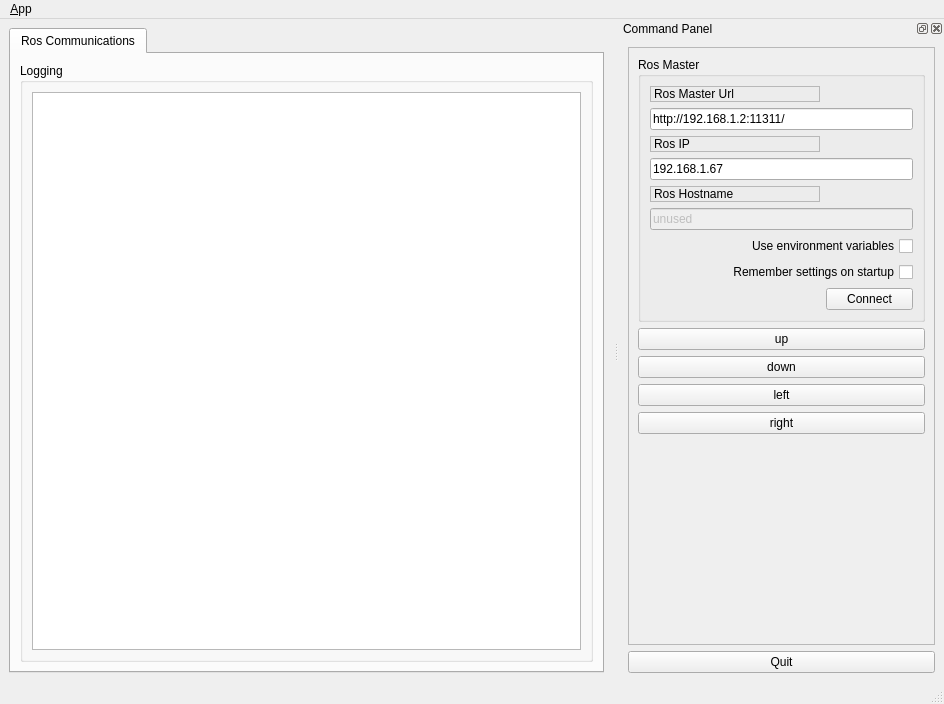
<?xml version="1.0" encoding="UTF-8"?>
<ui version="4.0">
 <class>MainWindowDesign</class>
 <widget class="QMainWindow" name="MainWindowDesign">
  <property name="geometry">
   <rect>
    <x>0</x>
    <y>0</y>
    <width>944</width>
    <height>704</height>
   </rect>
  </property>
  <property name="windowTitle">
   <string>QRosApp</string>
  </property>
  <property name="windowIcon">
   <iconset resource="../../msg/resources/images.qrc">
    <normaloff>:/images/icon.png</normaloff>:/images/icon.png</iconset>
  </property>
  <property name="locale">
   <locale language="English" country="Australia"/>
  </property>
  <widget class="QWidget" name="centralwidget">
   <layout class="QHBoxLayout">
    <item>
     <widget class="QTabWidget" name="tab_manager">
      <property name="minimumSize">
       <size>
        <width>100</width>
        <height>0</height>
       </size>
      </property>
      <property name="locale">
       <locale language="English" country="Australia"/>
      </property>
      <property name="currentIndex">
       <number>0</number>
      </property>
      <widget class="QWidget" name="tab_status">
       <attribute name="title">
        <string>Ros Communications</string>
       </attribute>
       <layout class="QVBoxLayout" name="verticalLayout_2">
        <item>
         <widget class="QGroupBox" name="groupBox_12">
          <property name="sizePolicy">
           <sizepolicy hsizetype="MinimumExpanding" vsizetype="Preferred">
            <horstretch>0</horstretch>
            <verstretch>0</verstretch>
           </sizepolicy>
          </property>
          <property name="title">
           <string>Logging</string>
          </property>
          <layout class="QGridLayout" name="gridLayout_3">
           <item row="0" column="0">
            <widget class="QListView" name="view_logging"/>
           </item>
          </layout>
         </widget>
        </item>
       </layout>
      </widget>
     </widget>
    </item>
   </layout>
  </widget>
  <widget class="QMenuBar" name="menubar">
   <property name="geometry">
    <rect>
     <x>0</x>
     <y>0</y>
     <width>944</width>
     <height>19</height>
    </rect>
   </property>
   <widget class="QMenu" name="menu_File">
    <property name="title">
     <string>&amp;App</string>
    </property>
    <addaction name="action_Preferences"/>
    <addaction name="separator"/>
    <addaction name="actionAbout"/>
    <addaction name="actionAbout_Qt"/>
    <addaction name="separator"/>
    <addaction name="action_Quit"/>
   </widget>
   <addaction name="menu_File"/>
  </widget>
  <widget class="QStatusBar" name="statusbar"/>
  <widget class="QDockWidget" name="dock_status">
   <property name="sizePolicy">
    <sizepolicy hsizetype="Minimum" vsizetype="Preferred">
     <horstretch>0</horstretch>
     <verstretch>0</verstretch>
    </sizepolicy>
   </property>
   <property name="minimumSize">
    <size>
     <width>325</width>
     <height>468</height>
    </size>
   </property>
   <property name="allowedAreas">
    <set>Qt::RightDockWidgetArea</set>
   </property>
   <property name="windowTitle">
    <string>Command Panel</string>
   </property>
   <attribute name="dockWidgetArea">
    <number>2</number>
   </attribute>
   <widget class="QWidget" name="dockWidgetContents_2">
    <layout class="QVBoxLayout" name="verticalLayout">
     <item>
      <widget class="QFrame" name="frame">
       <property name="sizePolicy">
        <sizepolicy hsizetype="Minimum" vsizetype="Preferred">
         <horstretch>0</horstretch>
         <verstretch>0</verstretch>
        </sizepolicy>
       </property>
       <property name="frameShape">
        <enum>QFrame::StyledPanel</enum>
       </property>
       <property name="frameShadow">
        <enum>QFrame::Raised</enum>
       </property>
       <layout class="QVBoxLayout" name="verticalLayout_3">
        <item>
         <widget class="QGroupBox" name="groupBox">
          <property name="title">
           <string>Ros Master</string>
          </property>
          <layout class="QGridLayout" name="gridLayout">
           <item row="0" column="0">
            <widget class="QLabel" name="label">
             <property name="frameShape">
              <enum>QFrame::StyledPanel</enum>
             </property>
             <property name="frameShadow">
              <enum>QFrame::Raised</enum>
             </property>
             <property name="text">
              <string>Ros Master Url</string>
             </property>
            </widget>
           </item>
           <item row="1" column="0" colspan="2">
            <widget class="QLineEdit" name="line_edit_master">
             <property name="text">
              <string>http://192.168.1.2:11311/</string>
             </property>
            </widget>
           </item>
           <item row="2" column="0">
            <widget class="QLabel" name="label_2">
             <property name="frameShape">
              <enum>QFrame::StyledPanel</enum>
             </property>
             <property name="frameShadow">
              <enum>QFrame::Raised</enum>
             </property>
             <property name="text">
              <string>Ros IP</string>
             </property>
            </widget>
           </item>
           <item row="3" column="0" colspan="2">
            <widget class="QLineEdit" name="line_edit_host">
             <property name="text">
              <string>192.168.1.67</string>
             </property>
            </widget>
           </item>
           <item row="4" column="0">
            <widget class="QLabel" name="label_3">
             <property name="frameShape">
              <enum>QFrame::StyledPanel</enum>
             </property>
             <property name="frameShadow">
              <enum>QFrame::Raised</enum>
             </property>
             <property name="text">
              <string>Ros Hostname</string>
             </property>
            </widget>
           </item>
           <item row="5" column="0" colspan="2">
            <widget class="QLineEdit" name="line_edit_topic">
             <property name="enabled">
              <bool>false</bool>
             </property>
             <property name="text">
              <string>unused</string>
             </property>
            </widget>
           </item>
           <item row="6" column="0" colspan="2">
            <widget class="QCheckBox" name="checkbox_use_environment">
             <property name="layoutDirection">
              <enum>Qt::RightToLeft</enum>
             </property>
             <property name="text">
              <string>Use environment variables</string>
             </property>
            </widget>
           </item>
           <item row="7" column="0" colspan="2">
            <widget class="QCheckBox" name="checkbox_remember_settings">
             <property name="layoutDirection">
              <enum>Qt::RightToLeft</enum>
             </property>
             <property name="text">
              <string>Remember settings on startup</string>
             </property>
            </widget>
           </item>
           <item row="8" column="0">
            <spacer name="horizontalSpacer">
             <property name="orientation">
              <enum>Qt::Horizontal</enum>
             </property>
             <property name="sizeHint" stdset="0">
              <size>
               <width>170</width>
               <height>21</height>
              </size>
             </property>
            </spacer>
           </item>
           <item row="8" column="1">
            <widget class="QPushButton" name="button_connect">
             <property name="enabled">
              <bool>true</bool>
             </property>
             <property name="sizePolicy">
              <sizepolicy hsizetype="MinimumExpanding" vsizetype="Fixed">
               <horstretch>0</horstretch>
               <verstretch>0</verstretch>
              </sizepolicy>
             </property>
             <property name="toolTip">
              <string>Set the target to the current joint trajectory state.</string>
             </property>
             <property name="statusTip">
              <string>Clear all waypoints and set the target to the current joint trajectory state.</string>
             </property>
             <property name="text">
              <string>Connect</string>
             </property>
            </widget>
           </item>
          </layout>
         </widget>
        </item>
        <item>
         <widget class="QPushButton" name="up">
          <property name="text">
           <string>up</string>
          </property>
         </widget>
        </item>
        <item>
         <widget class="QPushButton" name="down">
          <property name="text">
           <string>down</string>
          </property>
         </widget>
        </item>
        <item>
         <widget class="QPushButton" name="left">
          <property name="text">
           <string>left</string>
          </property>
         </widget>
        </item>
        <item>
         <widget class="QPushButton" name="right">
          <property name="text">
           <string>right</string>
          </property>
         </widget>
        </item>
        <item>
         <spacer name="verticalSpacer_3">
          <property name="orientation">
           <enum>Qt::Vertical</enum>
          </property>
          <property name="sizeHint" stdset="0">
           <size>
            <width>20</width>
            <height>233</height>
           </size>
          </property>
         </spacer>
        </item>
       </layout>
      </widget>
     </item>
     <item>
      <widget class="QPushButton" name="quit_button">
       <property name="sizePolicy">
        <sizepolicy hsizetype="MinimumExpanding" vsizetype="Fixed">
         <horstretch>0</horstretch>
         <verstretch>0</verstretch>
        </sizepolicy>
       </property>
       <property name="text">
        <string>Quit</string>
       </property>
      </widget>
     </item>
    </layout>
   </widget>
  </widget>
  <action name="action_Quit">
   <property name="text">
    <string>&amp;Quit</string>
   </property>
   <property name="shortcut">
    <string>Ctrl+Q</string>
   </property>
   <property name="shortcutContext">
    <enum>Qt::ApplicationShortcut</enum>
   </property>
  </action>
  <action name="action_Preferences">
   <property name="text">
    <string>&amp;Preferences</string>
   </property>
  </action>
  <action name="actionAbout">
   <property name="text">
    <string>&amp;About</string>
   </property>
  </action>
  <action name="actionAbout_Qt">
   <property name="text">
    <string>About &amp;Qt</string>
   </property>
  </action>
 </widget>
 <resources>
  <include location="../../msg/resources/images.qrc"/>
 </resources>
 <connections>
  <connection>
   <sender>action_Quit</sender>
   <signal>triggered()</signal>
   <receiver>MainWindowDesign</receiver>
   <slot>close()</slot>
   <hints>
    <hint type="sourcelabel">
     <x>-1</x>
     <y>-1</y>
    </hint>
    <hint type="destinationlabel">
     <x>399</x>
     <y>299</y>
    </hint>
   </hints>
  </connection>
  <connection>
   <sender>quit_button</sender>
   <signal>clicked()</signal>
   <receiver>MainWindowDesign</receiver>
   <slot>close()</slot>
   <hints>
    <hint type="sourcelabel">
     <x>859</x>
     <y>552</y>
    </hint>
    <hint type="destinationlabel">
     <x>469</x>
     <y>299</y>
    </hint>
   </hints>
  </connection>
 </connections>
</ui>
